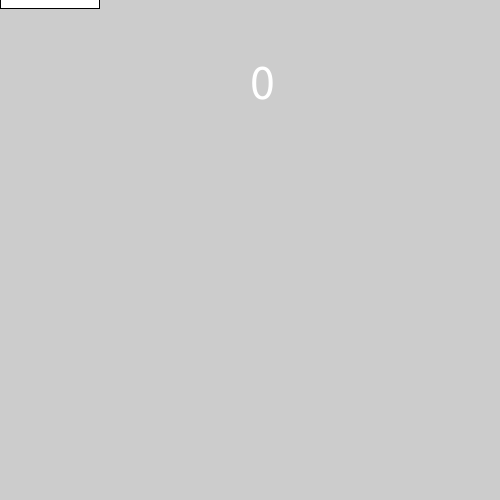
Frame 1 (no input)
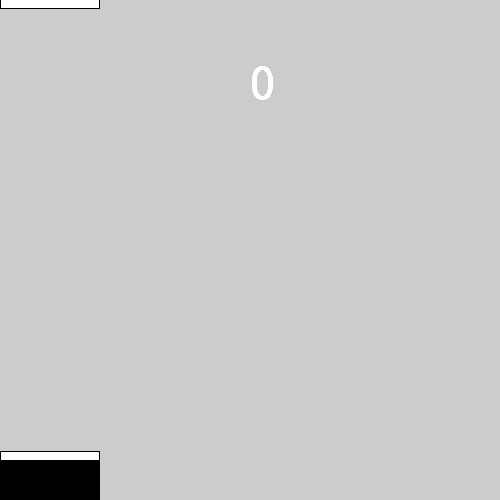
Frame 60 (the mouse pressed at the canvas centre just before this capture)
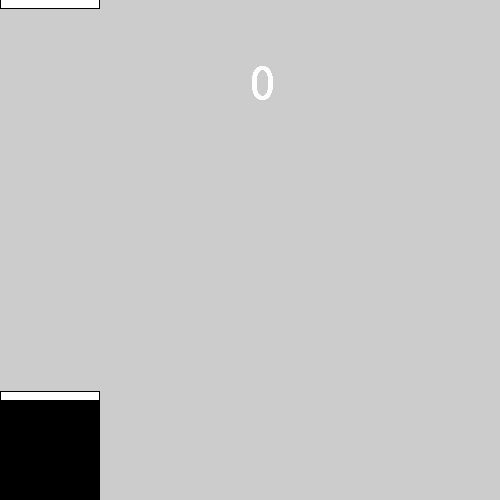
Frame 120 (the mouse held since frame 60 and released just before this capture)

The Processing sketch that drew these frames (run headless with seeded random() and noise(); from frame 60 on, the mouse is pressed at the canvas centre):

// Processing sketch: Game
// ── Game.pde
int s,a,b,x=250;
public void setup(){
  size(500,500);
  textSize(50);
  frameRate(500);}
public void draw(){clear();
  b--;
  rect(a,b,99,9);
  if(key=='a'){x--;}if(key=='d'){x++;}
  text(s,x,99);
  if (b<99){b=510;if(x>a&&x<a+99){s++;a=(int)random(0,400);}
  else {s=0;x=250;}}}
